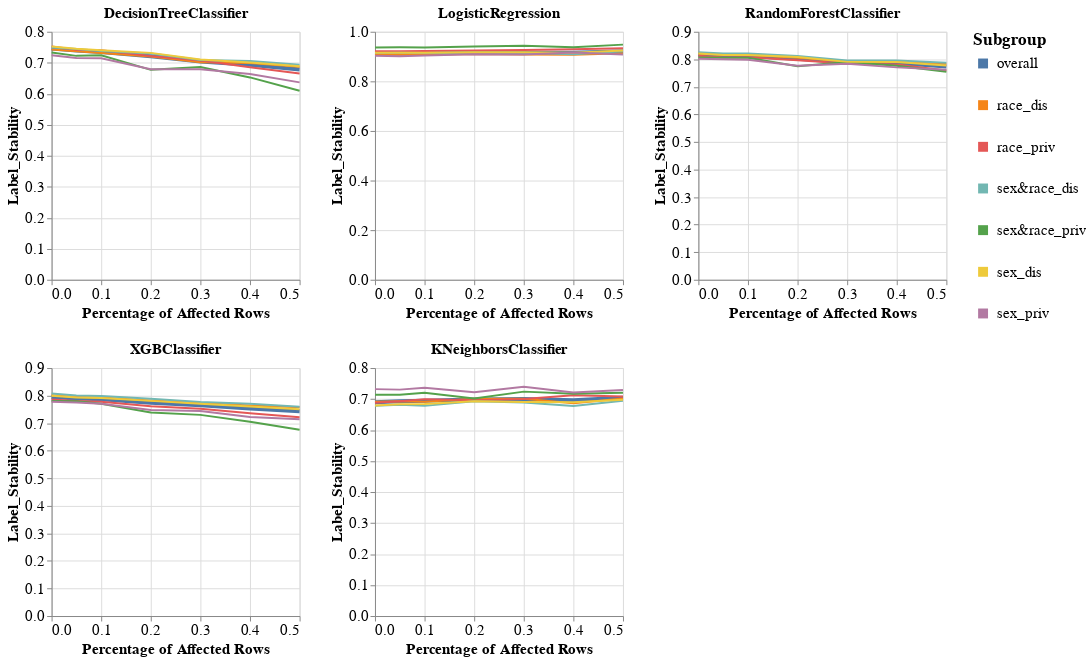

Notebook source saved alongside this figure:
### Code cell
visualizer.create_subgroups_grid_pct_lines_per_model_plot(subgroup_metric='Label_Stability',
                                                          target_preprocessing_technique=PREPROCESSING_TECHNIQUES[0],
                                                          model_names=MODEL_NAMES)
